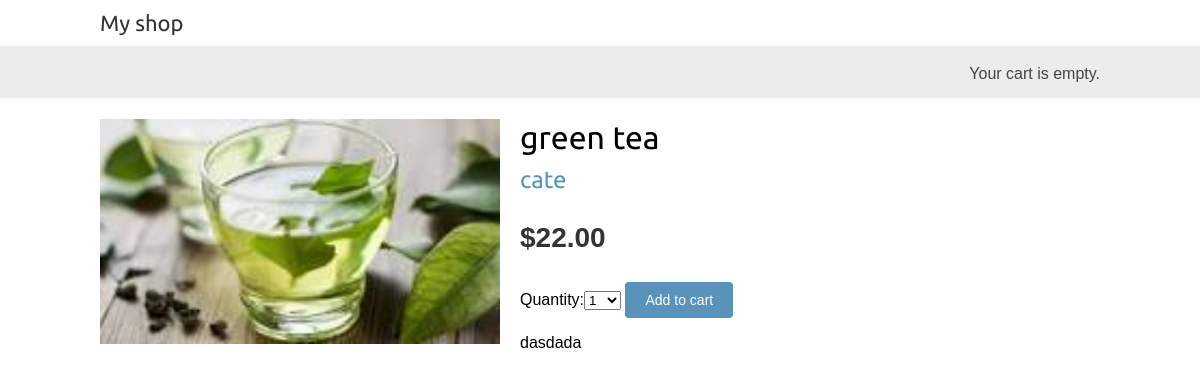
Page /1/green-tea/ on the committed database.
### shop/models.py (models this page shows, shortened)
class Product(models.Model):
    category = models.ForeignKey(Category, related_name='products', on_delete=models.CASCADE)
    name = models.CharField(max_length=200, db_index=True)
    slug = models.SlugField(max_length=200, db_index=True)
    image = models.ImageField(upload_to='products/%Y/%m/%d', blank=True)
    description = models.TextField(blank=True)
    price = models.DecimalField(max_digits=10, decimal_places=2)
    available = models.BooleanField(default=True)
    created = models.DateTimeField(auto_now_add=True)
    updated = models.DateTimeField(auto_now=True)
    class Meta:
        ordering = ('name',)
        index_together = (('id', 'slug'),)

class Category(models.Model):
    name = models.CharField(max_length=200, db_index=True)
    slug = models.SlugField(max_length=200, unique=True)
    class Meta:
        ordering = ('name',)
        verbose_name = 'category'
        verbose_name_plural = 'categories'
    def __str__(self):
        return self.name
    def get_absolute_url(self):
        return reverse('shop:product_list_by_category', args=[self.slug])

### shop/views.py (the view)
# urls.py: path('<int:id>/<slug:slug>/', views.product_detail, name='product_detail'),
def product_detail(request, id, slug):
    product = get_object_or_404(Product, id=id, slug=slug, available=True)
    cart_product_form = CartAddProductForm()
    return render(request, 'shop/product/detail.html', {'product': product, 'cart_product_form': cart_product_form})

### cart/forms.py
class CartAddProductForm(forms.Form):
    quantity = forms.TypedChoiceField(choices=PRODUCT_QUANTITY_CHOICES, coerce=int)
    update = forms.BooleanField(required=False, initial=False, widget=forms.HiddenInput)

### cart/cart.py (called while the page is built)
    def __len__(self):
        return sum(item['quantity'] for item in self.cart.values())

### cart/context_processors.py (called while the page is built)
def cart(request):
    return {'cart': Cart(request)}

### shop/templates/shop/product/detail.html (shortened to what this page needs)
{% extends "shop/base.html" %}
{% load static %}
{% block content %}
    <div class="product-detail">
        <img src="{% if product.image %}{{ product.image.url }}{% else %}
    {% static "img/no_image.png" %}
    {% endif %}" alt="">
        <h1>{{ product.name }}</h1>
        <h2><a href="{{ product.category.get_absolute_url }}">
            {{ product.category }}
        </a></h2>
    <p class="price">${{ product.price }}</p>
        <form action="{% url "cart:cart_add" product.id %}" method="post">
            {{ cart_product_form }}
            <input type="submit" value="Add to cart">
        </form>
    {{ product.description|linebreaks }}
    </div>
{% endblock %}

### shop/static/css/base.css (style rules this page uses)
body { margin:0; padding:0; font-family:helvetica, sans-serif; }
h1, h2, h3, h4, h5 , h6 { font-family: 'Ubuntu', sans-serif; font-weight:normal; }
a { text-decoration:none; color:#5993bb; }
a.button, input[type="submit"] { color:#fff; background:#5993bb; border-radius:4px; padding:10px 20px; font-size:14px; border:0; }
.product-detail { text-align:justify; }
.product-detail .price { color:#333; font-size:28px; font-weight:bold; }
.product-detail img { width:40%; float:left; padding:0 20px 20px 0; }
.product-detail h1 { margin-bottom:0; }
.product-detail h2 { margin-top:10px; }

### rows in the picture
Product: image (picture), name "green tea", category "cate", price "22.00", description "dasdada"
